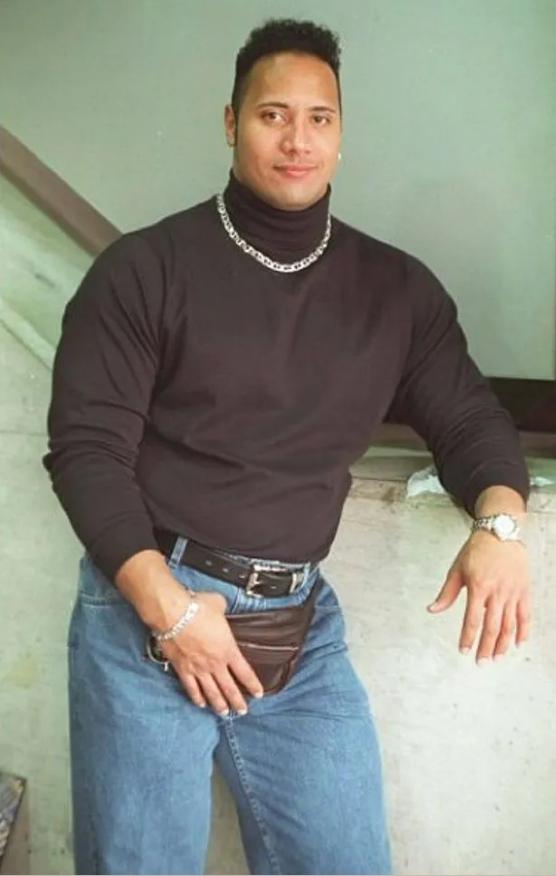
#> input picture dwayne.png, 556 x 876 px
$ python sift.py
#> lines starting #> are read from the running program, lines starting #| are printed output that depends on the picture
import cv2 as cv
import matplotlib.pyplot as plt
import numpy
import os

def SIFT():
    root = os.getcwd()
    imgPath = os.path.join(root,'dwayne.png')
    imgGray=cv.imread(imgPath,cv.IMREAD_GRAYSCALE)
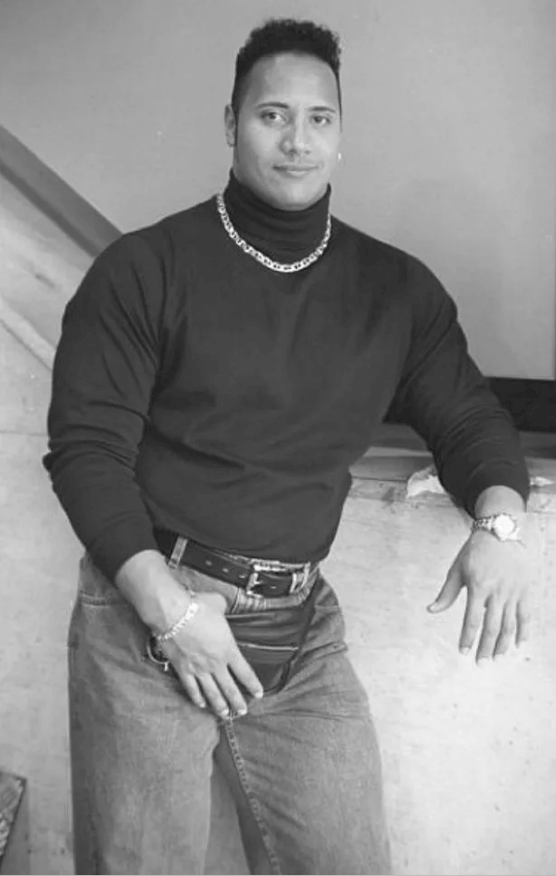
#> imgGray: shape (876, 556); min 21, max 255, mean 136.9
    sift=cv.SIFT_create()
    keypoints = sift.detect(imgGray, None)
#> keypoints = 867 keypoints; strongest (x, y, size): (257, 568, 3.9), (325, 245, 2.3), (249, 592, 3), (261, 258, 5.9)
    imgGray= cv.drawKeypoints(imgGray,keypoints,imgGray,flags=cv.DRAW_MATCHES_FLAGS_DRAW_RICH_KEYPOINTS)
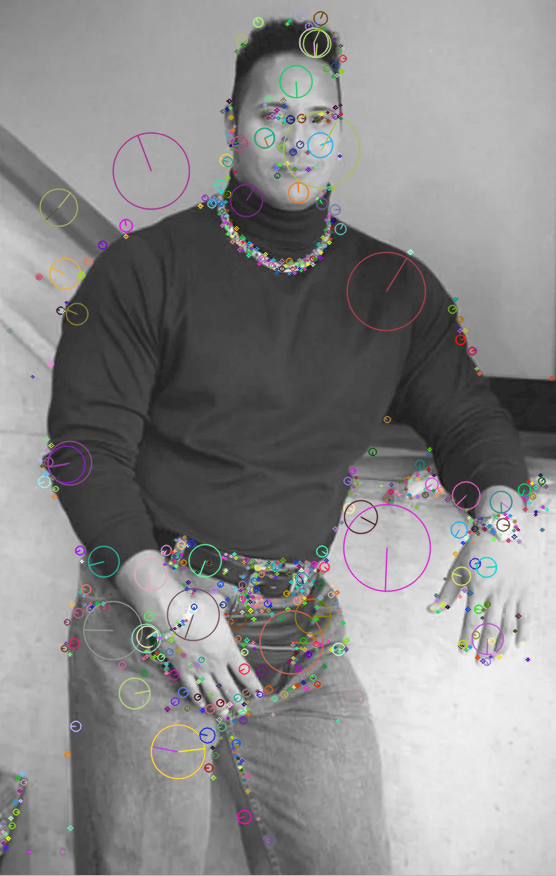
#> imgGray: shape (876, 556, 3); mean of channels 0, 1, 2 136.7, 136.8, 137.2; drawn as B, G, R

    plt.figure()
    plt.imshow(imgGray)
    plt.show()
if __name__== '__main__':
    SIFT()
